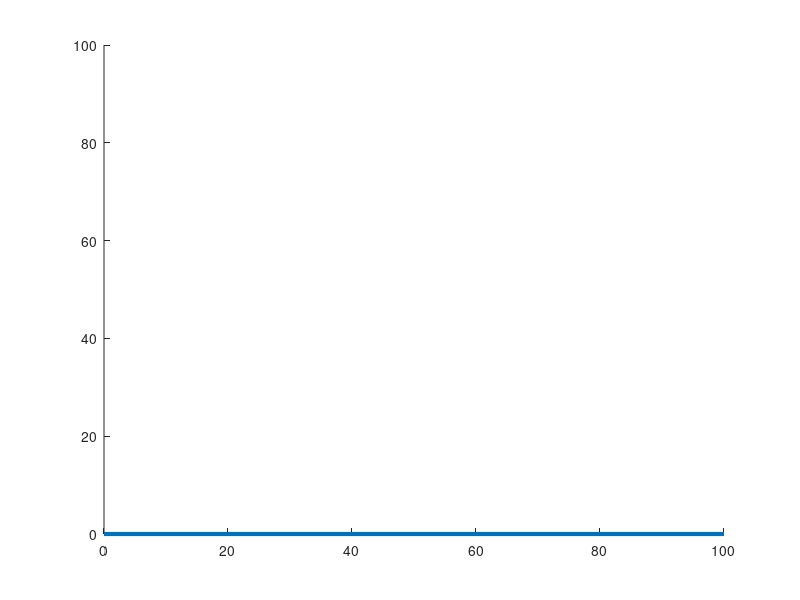

The MATLAB source for this figure: (Note: this script raises an error after producing the figure.)
%clear existing windows
close all;

%workspace dimensions
xMax = 100;
yMax = 100;
axis([0 xMax 0 yMax])

%robot
base = [0,0];
link1Length = 70; link2Length = 30;
link1maxAngle = 90; link2maxAngle = 360; step = 1;

%init robot laying on bottom of workspace
link1Start = base;  link1End = [link1Start(1)+link1Length,0];
link2Start = [link1End(1),0];  link2End = [link2Start(1)+link2Length,0];

%MATLAB line has a strange coordinate format:
%line([x1, x2], [y1, y2])
link1 = line([link1Start(1), link1End(1)], [link1Start(2), link1End(2)], 'LineWidth', 3);
link2 = line([link2Start(1), link2End(1)], [link2Start(2), link2End(2)], 'LineWidth', 3);

%place random obstacles
obstacle1 = generateObstacle(xMax, yMax);
obstacle2 = generateObstacle(xMax, yMax);
obstacle3 = generateObstacle(xMax, yMax);
obstacle4 = generateObstacle(xMax, yMax);
%pack the obstacle positions to reduce get/set overhead later
obstaclePositions = [get(obstacle1, 'Position'); get(obstacle2, 'Position');
    get(obstacle3, 'Position'); get(obstacle4, 'Position')]; 

%move robot and record collisions
collisionData = zeros(link1maxAngle, link2maxAngle);
tic;
for i = 1:step:link1maxAngle
rotateLink(link1, step);
isCollided = collisionSimple(link1, obstaclePositions);
updateJoint(link1, link2);
if(not(isCollided))
    for j = 1:step:link2maxAngle
        rotateLink(link2, step);
        isCollided = collisionSimple(link2, obstaclePositions);
        if(isCollided)
            collisionData(i,j) = 1;
            isCollided=0;
            %pause(0.00001);
        end
    end
else %don't test link2 if link1 collided
    collisionData(i,:) = 1;
    %pause(0.00001);
end
end
toc

%plot configuration space
figure;
axis([0 link1maxAngle 0 link2maxAngle])
contourf(collisionData')
colormap(1-gray)
xlabel('angle link 1'); ylabel('angle link 2');

